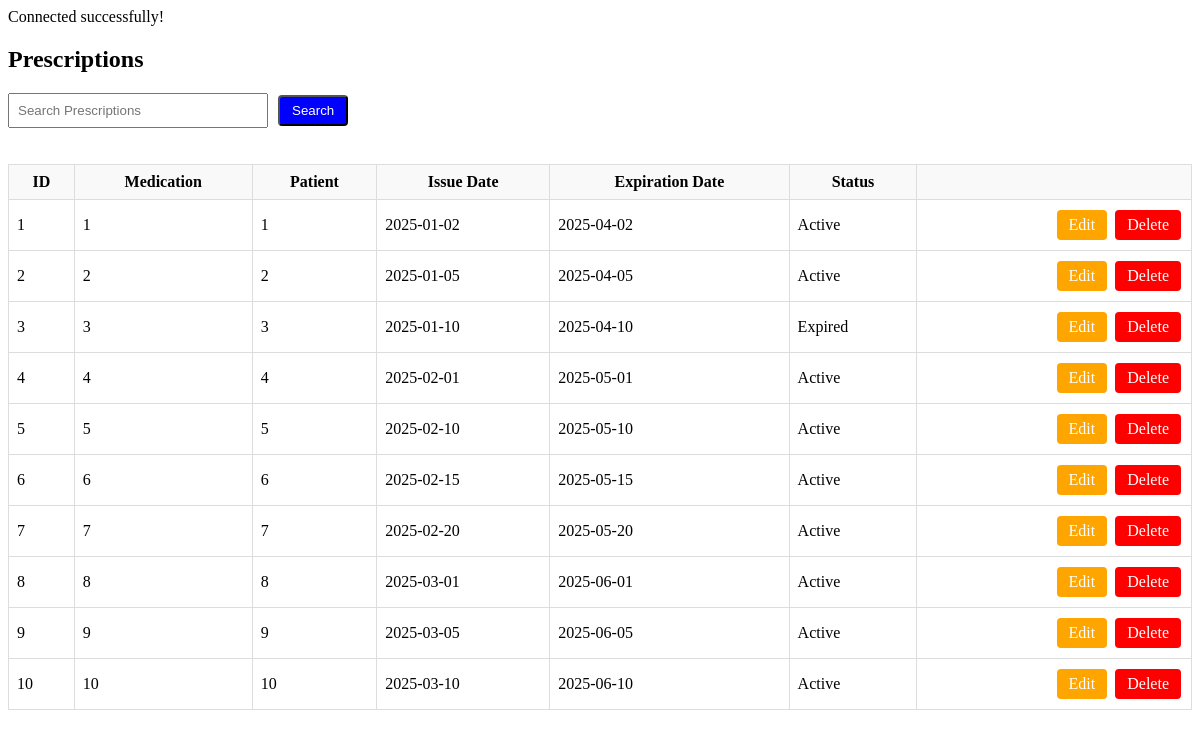
Screenshot of /admin/database.php?view=prescriptions with the database file from the repository.
### tables this page shows
CREATE TABLE IF NOT EXISTS `prescription` (
  `prescriptionID` int(11) NOT NULL,
  `medicationID` int(11) NOT NULL,
  `patientID` int(11) NOT NULL,
  `issueDate` date NOT NULL,
  `expirationDate` date NOT NULL,
  `refillCount` int(11) NOT NULL,
  `refillInterval` date NOT NULL,
  `status` text NOT NULL,
  `doctorID` int(11) NOT NULL,
  PRIMARY KEY (`prescriptionID`),
  KEY `patientID` (`patientID`),
  KEY `medID` (`medicationID`),
  KEY `fk_prescription_doctor` (`doctorID`)
);

### admin/database.php (the view, shortened to what this page needs)
<?php
require_once "../includes/db_connect.php";
$view = $_GET['view'] ?? 'medicines';
$search = $_GET['search'] ?? '';
$edit_id = isset($_GET['edit_id']) ? intval($_GET['edit_id']) : null;
$add_mode = isset($_GET['add']) ? true : false;
switch ($view) {
    case 'prescriptions':
        $title = "Prescriptions";
        $query = "SELECT * FROM prescription WHERE 1";
        break;
}
$result = $conn->query($query);
?>
<!DOCTYPE html>
<html>
<head>
</head>
<body>
  <h2><?= htmlspecialchars($title) ?></h2>
  <div style="display:flex; justify-content:space-between; margin-bottom:20px;">
    <form method="GET" action="database.php" style="display:flex; gap:8px; align-items:center;">
      <input type="text" name="search" placeholder="Search <?= htmlspecialchars($title) ?>" value="<?= htmlspecialchars($search) ?>" style="padding:8px; width:260px;">
      <button type="submit" class="btn btn-primary">Search</button>
    </form>
  </div>
  <table>
    <?php if ($view === 'medicines'): ?>
      <tr>
        <th>ID</th>
        <th>Generic Name</th>
        <th>Brand Name</th>
        <th>Form</th>
        <th>Strength</th>
        <th>Manufacturer</th>
        <th>Stock</th>
        <th></th>
      </tr>
      <?php if ($add_mode && $view === 'medicines'): ?>
        <form method="POST" action="database.php?view=medicines" id="form-add-medicine">
          <input type="hidden" name="view" value="medicines">
          <input type="hidden" name="id" value="">
          <input type="hidden" name="update_record" value="1">
          <tr class="highlight">
            <td>New</td>
            <td><input type="text" name="genericName" placeholder="Generic Name"></td>
            <td><input type="text" name="brandName" placeholder="Brand Name"></td>
            <td><input type="text" name="form" placeholder="Form"></td>
            <td><input type="text" name="strength" placeholder="Strength"></td>
            <td><input type="text" name="manufacturer" placeholder="Manufacturer"></td>
            <td><input type="number" name="stock" placeholder="Stock"></td>
            <td style="text-align:right;">
              <button type="button" class="btn btn-success"
                onclick="return openConfirm('Add this new medicine?', document.getElementById('form-add-medicine'))">Save</button>
              <a href="database.php?view=medicines" class="btn btn-secondary">Cancel</a>
            </td>
          </tr>
        </form>
      <?php endif; ?>
      <?php while($row = $result->fetch_assoc()): $id = $row['medicationID']; ?>
        <tr>
          <td><?= $id ?></td>
          <td><?= htmlspecialchars($row['genericName']) ?></td>
          <td><?= htmlspecialchars($row['brandName']) ?></td>
          <td><?= htmlspecialchars($row['form']) ?></td>
          <td><?= htmlspecialchars($row['strength']) ?></td>
          <td><?= htmlspecialchars($row['manufacturer']) ?></td>
          <td><?= htmlspecialchars($row['stock']) ?></td>
          <td style="text-align:right;">
            <a href="database.php?view=medicines&delete_id=<?= $id ?>" class="btn btn-danger"
               onclick="return openConfirm('Delete this medicine?', this.href)">Delete</a>
          </td>
        </tr>
      <?php endwhile; ?>
    <?php elseif ($view === 'prescriptions'): ?>
      <tr>
        <th>ID</th>
        <th>Medication</th>
        <th>Patient</th>
        <th>Issue Date</th>
        <th>Expiration Date</th>
        <th>Status</th>
        <th></th>
      </tr>
      <?php while($row = $result->fetch_assoc()): $id = $row['prescriptionID']; ?>
        <?php if ($edit_id === (int)$id): ?>
          <form method="POST" action="database.php?view=prescriptions" id="form-<?= $id ?>">
            <input type="hidden" name="view" value="prescriptions">
            <input type="hidden" name="id" value="<?= $id ?>">
            <input type="hidden" name="update_record" value="1">
            <tr class="highlight">
              <td><?= $id ?></td>
              <td><input type="number" name="medicationID" value="<?= htmlspecialchars($row['medicationID']) ?>"></td>
              <td><input type="number" name="patientID" value="<?= htmlspecialchars($row['patientID']) ?>"></td>
              <td><input type="date" name="issueDate" value="<?= htmlspecialchars($row['issueDate']) ?>"></td>
              <td><input type="date" name="expirationDate" value="<?= htmlspecialchars($row['expirationDate']) ?>"></td>
              <td><input type="text" name="status" value="<?= htmlspecialchars($row['status']) ?>"></td>
              <td style="text-align:right;">
                <button type="button" class="btn btn-warning"
                  onclick="return openConfirm('Save changes to this prescription?', document.getElementById('form-<?= $id ?>'))">Save</button>
                <a href="database.php?view=prescriptions" class="btn btn-secondary">Cancel</a>
              </td>
            </tr>
          </form>
        <?php else: ?>
          <tr>
            <td><?= $id ?></td>
            <td><?= htmlspecialchars($row['medicationID']) ?></td>
            <td><?= htmlspecialchars($row['patientID']) ?></td>
            <td><?= htmlspecialchars($row['issueDate']) ?></td>
            <td><?= htmlspecialchars($row['expirationDate']) ?></td>
            <td><?= htmlspecialchars($row['status']) ?></td>
            <td style="text-align:right;">
              <a href="database.php?view=prescriptions&edit_id=<?= $id ?>" class="btn btn-warning">Edit</a>
              <a href="database.php?view=prescriptions&delete_id=<?= $id ?>" class="btn btn-danger"
                 onclick="return openConfirm('Delete this prescription?', this.href)">Delete</a>
            </td>
          </tr>
        <?php endif; ?>
      <?php endwhile; ?>
    <?php endif; ?>
  </table>
</body>
</html>

### admin/database.php (style rules this page uses)
.btn { padding:6px 12px; margin:2px; border-radius:4px; cursor:pointer; text-decoration:none; display:inline-block; }
.btn-warning { background:orange; color:white; }
.btn-danger { background:red; color:white; }
.btn-primary { background:blue; color:white; }
table { border-collapse: collapse; width: 100%; margin-top:10px; }
th, td { border:1px solid #ddd; padding:8px; }
th { background:#f9f9f9; }
input[type=text], input[type=number], input[type=date], input[type=email] { width:100%; padding:4px; box-sizing:border-box; }

### rows the page displays
prescription: prescriptionID "1", medicationID "1", patientID "1", issueDate "2025-01-02", expirationDate "2025-04-02", status "Active"
prescription: prescriptionID "2", medicationID "2", patientID "2", issueDate "2025-01-05", expirationDate "2025-04-05", status "Active"
prescription: prescriptionID "3", medicationID "3", patientID "3", issueDate "2025-01-10", expirationDate "2025-04-10", status "Expired"
prescription: prescriptionID "4", medicationID "4", patientID "4", issueDate "2025-02-01", expirationDate "2025-05-01", status "Active"
prescription: prescriptionID "5", medicationID "5", patientID "5", issueDate "2025-02-10", expirationDate "2025-05-10", status "Active"
prescription: prescriptionID "6", medicationID "6", patientID "6", issueDate "2025-02-15", expirationDate "2025-05-15", status "Active"
prescription: prescriptionID "7", medicationID "7", patientID "7", issueDate "2025-02-20", expirationDate "2025-05-20", status "Active"
prescription: prescriptionID "8", medicationID "8", patientID "8", issueDate "2025-03-01", expirationDate "2025-06-01", status "Active"
prescription: prescriptionID "9", medicationID "9", patientID "9", issueDate "2025-03-05", expirationDate "2025-06-05", status "Active"
prescription: prescriptionID "10", medicationID "10", patientID "10", issueDate "2025-03-10", expirationDate "2025-06-10", status "Active"

### other values shown
$title "Prescriptions"
